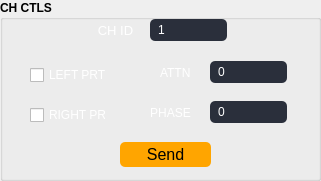
   <widget class="QGroupBox" name="radar_groupbox_32">
    <property name="geometry">
     <rect>
      <x>760</x>
      <y>190</y>
      <width>321</width>
      <height>181</height>
     </rect>
    </property>
    <property name="font">
     <font>
      <bold>true</bold>
     </font>
    </property>
    <property name="styleSheet">
     <string notr="true">QComboBox {
    color: white;
    background-color: #2a2f3b;
    border: 1px  #ccc;
    border-radius: 5px;
    padding-left: 8px;
    padding-right: 1px;
    font-size: 12px;
}
/* Hover effect on closed combo box */
QComboBox:hover {
    background-color: #323741;
}
/* Drop-down arrow */
QComboBox::drop-down {
    border: none;
    width: 25px;
    subcontrol-origin: padding; 
    subcontrol-position: top right;
    background: transparent;
}

QComboBox::down-arrow {
	image: url(:/newPrefix/resources/arrow.png);
    width: 12px;
    height: 12px;
}

/* Drop-down popup (list view) with dark theme */
QComboBox QAbstractItemView {
    background-color: #2a2f3b;              /* dark background */
    color: white;                           /* white text */
    selection-background-color: #323741;    /* slightly lighter dark when selected */
    selection-color: white;
    border: 1px solid #444;                 /* subtle dark border */
    padding: 5px;
    outline: 0;
    border-radius: 5px;
}

/* Vertical scrollbar inside combo popup */
QComboBox QAbstractItemView QScrollBar:vertical {
    background: #2a2f3b;           /* dark scrollbar track */
    width: 10px;
    margin: 2px 0;
    border-radius: 5px;
}

QComboBox QAbstractItemView QScrollBar::handle:vertical {
    background: #555;              /* scrollbar handle */
    min-height: 20px;
    border-radius: 5px;
}

QComboBox QAbstractItemView QScrollBar::handle:vertical:hover {
    background: #777;              /* lighter on hover */
}

QComboBox QAbstractItemView QScrollBar::add-line:vertical,
QComboBox QAbstractItemView QScrollBar::sub-line:vertical {
    background: none;
    height: 0px;
    subcontrol-origin: margin;
}

QComboBox QAbstractItemView QScrollBar::add-page:vertical,
QComboBox QAbstractItemView QScrollBar::sub-page:vertical {
    background: none;
}

QPushButton {
background-color: orange;
color: black;
border: none;
height: 35px;
border-radius: 5px;
font-size: 16px;
}

QPushButton:pressed {
background-color: darkorange;
}

QLabel{
color: white;
}
QCheckBox{
color: white;
}</string>
    </property>
    <property name="title">
     <string>CH CTLS</string>
    </property>
    <widget class="QComboBox" name="chId">
     <property name="geometry">
      <rect>
       <x>150</x>
       <y>19</y>
       <width>77</width>
       <height>22</height>
      </rect>
     </property>
     <property name="currentText">
      <string>1</string>
     </property>
     <item>
      <property name="text">
       <string>1</string>
      </property>
     </item>
     <item>
      <property name="text">
       <string>2</string>
      </property>
     </item>
     <item>
      <property name="text">
       <string>3</string>
      </property>
     </item>
     <item>
      <property name="text">
       <string>4</string>
      </property>
     </item>
     <item>
      <property name="text">
       <string>5</string>
      </property>
     </item>
     <item>
      <property name="text">
       <string>6</string>
      </property>
     </item>
     <item>
      <property name="text">
       <string>7</string>
      </property>
     </item>
     <item>
      <property name="text">
       <string>8</string>
      </property>
     </item>
     <item>
      <property name="text">
       <string>ALL ON</string>
      </property>
     </item>
     <item>
      <property name="text">
       <string>ALL OFF</string>
      </property>
     </item>
    </widget>
    <widget class="QLabel" name="label_69">
     <property name="geometry">
      <rect>
       <x>90</x>
       <y>20</y>
       <width>51</width>
       <height>21</height>
      </rect>
     </property>
     <property name="font">
      <font>
       <pointsize>10</pointsize>
      </font>
     </property>
     <property name="text">
      <string>CH ID</string>
     </property>
     <property name="alignment">
      <set>Qt::AlignmentFlag::AlignCenter</set>
     </property>
    </widget>
    <widget class="QCheckBox" name="leftPrt">
     <property name="geometry">
      <rect>
       <x>30</x>
       <y>65</y>
       <width>76</width>
       <height>20</height>
      </rect>
     </property>
     <property name="text">
      <string>LEFT PRT</string>
     </property>
    </widget>
    <widget class="QCheckBox" name="righttPrt">
     <property name="geometry">
      <rect>
       <x>30</x>
       <y>105</y>
       <width>76</width>
       <height>20</height>
      </rect>
     </property>
     <property name="text">
      <string>RIGHT PRT</string>
     </property>
    </widget>
    <widget class="QPushButton" name="btnRND">
     <property name="geometry">
      <rect>
       <x>120</x>
       <y>142</y>
       <width>91</width>
       <height>25</height>
      </rect>
     </property>
     <property name="maximumSize">
      <size>
       <width>16777215</width>
       <height>25</height>
      </size>
     </property>
     <property name="text">
      <string>Send</string>
     </property>
    </widget>
    <widget class="QComboBox" name="attTxCh">
     <property name="geometry">
      <rect>
       <x>210</x>
       <y>61</y>
       <width>77</width>
       <height>22</height>
      </rect>
     </property>
     <property name="currentText">
      <string>0</string>
     </property>
     <item>
      <property name="text">
       <string>0</string>
      </property>
     </item>
     <item>
      <property name="text">
       <string>0.5</string>
      </property>
     </item>
     <item>
      <property name="text">
       <string>1</string>
      </property>
     </item>
     <item>
      <property name="text">
       <string>1.5</string>
      </property>
     </item>
     <item>
      <property name="text">
       <string>2</string>
      </property>
     </item>
     <item>
      <property name="text">
       <string>2.5</string>
      </property>
     </item>
     <item>
      <property name="text">
       <string>3</string>
      </property>
     </item>
     <item>
      <property name="text">
       <string>3.5</string>
      </property>
     </item>
     <item>
      <property name="text">
       <string>4</string>
      </property>
     </item>
     <item>
      <property name="text">
       <string>4.5</string>
      </property>
     </item>
     <item>
      <property name="text">
       <string>5</string>
      </property>
     </item>
     <item>
      <property name="text">
       <string>5.5</string>
      </property>
     </item>
     <item>
      <property name="text">
       <string>6</string>
      </property>
     </item>
     <item>
      <property name="text">
       <string>6.5</string>
      </property>
     </item>
     <item>
      <property name="text">
       <string>7</string>
      </property>
     </item>
     <item>
      <property name="text">
       <string>7.5</string>
      </property>
     </item>
     <item>
      <property name="text">
       <string>8</string>
      </property>
     </item>
     <item>
      <property name="text">
       <string>8.5</string>
      </property>
     </item>
     <item>
      <property name="text">
       <string>9</string>
      </property>
     </item>
     <item>
      <property name="text">
       <string>9.5</string>
      </property>
     </item>
     <item>
      <property name="text">
       <string>10</string>
      </property>
     </item>
     <item>
      <property name="text">
       <string>10.5</string>
      </property>
     </item>
     <item>
      <property name="text">
       <string>11</string>
      </property>
     </item>
     <item>
      <property name="text">
       <string>11.5</string>
      </property>
     </item>
     <item>
      <property name="text">
       <string>12</string>
      </property>
     </item>
     <item>
      <property name="text">
       <string>12.5</string>
      </property>
     </item>
     <item>
      <property name="text">
       <string>13</string>
      </property>
     </item>
     <item>
      <property name="text">
       <string>13.5</string>
      </property>
     </item>
     <item>
      <property name="text">
       <string>14</string>
      </property>
     </item>
     <item>
      <property name="text">
       <string>14.5</string>
      </property>
     </item>
     <item>
      <property name="text">
       <string>15</string>
      </property>
     </item>
     <item>
      <property name="text">
       <string>15.5</string>
      </property>
     </item>
     <item>
      <property name="text">
       <string>16</string>
      </property>
     </item>
     <item>
      <property name="text">
       <string>16.5</string>
      </property>
     </item>
     <item>
      <property name="text">
       <string>17</string>
      </property>
     </item>
     <item>
      <property name="text">
       <string>17.5</string>
      </property>
     </item>
     <item>
      <property name="text">
       <string>18</string>
      </property>
     </item>
     <item>
      <property name="text">
       <string>18.5</string>
      </property>
     </item>
     <item>
      <property name="text">
       <string>19</string>
      </property>
     </item>
     <item>
      <property name="text">
       <string>19.5</string>
      </property>
     </item>
     <item>
      <property name="text">
       <string>20</string>
      </property>
     </item>
     <item>
      <property name="text">
       <string>20.5</string>
      </property>
     </item>
     <item>
      <property name="text">
       <string>21</string>
      </property>
     </item>
     <item>
      <property name="text">
       <string>21.5</string>
      </property>
     </item>
     <item>
      <property name="text">
       <string>22</string>
      </property>
     </item>
     <item>
      <property name="text">
       <string>22.5</string>
      </property>
     </item>
     <item>
      <property name="text">
       <string>23</string>
      </property>
     </item>
     <item>
      <property name="text">
       <string>23.5</string>
      </property>
     </item>
     <item>
      <property name="text">
       <string>24</string>
      </property>
     </item>
     <item>
      <property name="text">
       <string>24.5</string>
      </property>
     </item>
     <item>
      <property name="text">
       <string>25</string>
      </property>
     </item>
     <item>
      <property name="text">
       <string>25.5</string>
      </property>
     </item>
     <item>
      <property name="text">
       <string>26</string>
      </property>
     </item>
     <item>
      <property name="text">
       <string>26.5</string>
      </property>
     </item>
     <item>
      <property name="text">
       <string>27</string>
      </property>
     </item>
     <item>
      <property name="text">
       <string>27.5</string>
      </property>
     </item>
     <item>
      <property name="text">
       <string>28</string>
      </property>
     </item>
     <item>
      <property name="text">
       <string>28.5</string>
      </property>
     </item>
     <item>
      <property name="text">
       <string>29</string>
      </property>
     </item>
     <item>
      <property name="text">
       <string>29.5</string>
      </property>
     </item>
     <item>
      <property name="text">
       <string>30</string>
      </property>
     </item>
     <item>
      <property name="text">
       <string>30.5</string>
      </property>
     </item>
     <item>
      <property name="text">
       <string>31</string>
      </property>
     </item>
     <item>
      <property name="text">
       <string>31.5</string>
      </property>
     </item>
    </widget>
    <widget class="QLabel" name="label_83">
     <property name="geometry">
      <rect>
       <x>160</x>
       <y>60</y>
       <width>31</width>
       <height>26</height>
      </rect>
     </property>
     <property name="font">
      <font>
       <pointsize>9</pointsize>
      </font>
     </property>
     <property name="text">
      <string>ATTN</string>
     </property>
    </widget>
    <widget class="QLabel" name="label_111">
     <property name="geometry">
      <rect>
       <x>150</x>
       <y>100</y>
       <width>41</width>
       <height>26</height>
      </rect>
     </property>
     <property name="font">
      <font>
       <pointsize>9</pointsize>
      </font>
     </property>
     <property name="text">
      <string>PHASE</string>
     </property>
     <property name="alignment">
      <set>Qt::AlignmentFlag::AlignCenter</set>
     </property>
    </widget>
    <widget class="QComboBox" name="phTxCh">
     <property name="geometry">
      <rect>
       <x>210</x>
       <y>101</y>
       <width>77</width>
       <height>22</height>
      </rect>
     </property>
     <property name="currentText">
      <string>0</string>
     </property>
     <item>
      <property name="text">
       <string>0</string>
      </property>
     </item>
     <item>
      <property name="text">
       <string>5.625</string>
      </property>
     </item>
     <item>
      <property name="text">
       <string>11.25</string>
      </property>
     </item>
     <item>
      <property name="text">
       <string>16.875</string>
      </property>
     </item>
     <item>
      <property name="text">
       <string>22.5</string>
      </property>
     </item>
     <item>
      <property name="text">
       <string>28.125</string>
      </property>
     </item>
     <item>
      <property name="text">
       <string>33.75</string>
      </property>
     </item>
     <item>
      <property name="text">
       <string>39.375</string>
      </property>
     </item>
     <item>
      <property name="text">
       <string>45</string>
      </property>
     </item>
     <item>
      <property name="text">
       <string>50.625</string>
      </property>
     </item>
     <item>
      <property name="text">
       <string>56.25</string>
      </property>
     </item>
     <item>
      <property name="text">
       <string>61.875</string>
      </property>
     </item>
     <item>
      <property name="text">
       <string>67.5</string>
      </property>
     </item>
     <item>
      <property name="text">
       <string>73.125</string>
      </property>
     </item>
     <item>
      <property name="text">
       <string>78.75</string>
      </property>
     </item>
     <item>
      <property name="text">
       <string>84.375</string>
      </property>
     </item>
     <item>
      <property name="text">
       <string>90</string>
      </property>
     </item>
     <item>
      <property name="text">
       <string>95.625</string>
      </property>
     </item>
     <item>
      <property name="text">
       <string>101.25</string>
      </property>
     </item>
     <item>
      <property name="text">
       <string>106.875</string>
      </property>
     </item>
     <item>
      <property name="text">
       <string>112.5</string>
      </property>
     </item>
     <item>
      <property name="text">
       <string>118.125</string>
      </property>
     </item>
     <item>
      <property name="text">
       <string>123.75</string>
      </property>
     </item>
     <item>
      <property name="text">
       <string>129.375</string>
      </property>
     </item>
     <item>
      <property name="text">
       <string>135</string>
      </property>
     </item>
     <item>
      <property name="text">
       <string>140.625</string>
      </property>
     </item>
     <item>
      <property name="text">
       <string>146.25</string>
      </property>
     </item>
     <item>
      <property name="text">
       <string>151.875</string>
      </property>
     </item>
     <item>
      <property name="text">
       <string>157.5</string>
      </property>
     </item>
     <item>
      <property name="text">
       <string>163.125</string>
      </property>
     </item>
     <item>
      <property name="text">
       <string>168.75</string>
      </property>
     </item>
     <item>
      <property name="text">
       <string>174.375</string>
      </property>
     </item>
     <item>
      <property name="text">
       <string>180</string>
      </property>
     </item>
     <item>
      <property name="text">
       <string>180.625</string>
      </property>
     </item>
     <item>
      <property name="text">
       <string>191.25</string>
      </property>
     </item>
     <item>
      <property name="text">
       <string>196.875</string>
      </property>
     </item>
     <item>
      <property name="text">
       <string>202.5</string>
      </property>
     </item>
     <item>
      <property name="text">
       <string>208.125</string>
      </property>
     </item>
     <item>
      <property name="text">
       <string>213.75</string>
      </property>
     </item>
     <item>
      <property name="text">
       <string>219.375</string>
      </property>
     </item>
     <item>
      <property name="text">
       <string>225</string>
      </property>
     </item>
     <item>
      <property name="text">
       <string>230.625</string>
      </property>
     </item>
     <item>
      <property name="text">
       <string>236.25</string>
      </property>
     </item>
     <item>
      <property name="text">
       <string>241.875</string>
      </property>
     </item>
     <item>
      <property name="text">
       <string>247.5</string>
      </property>
     </item>
     <item>
      <property name="text">
       <string>253.125</string>
      </property>
     </item>
     <item>
      <property name="text">
       <string>258.75</string>
      </property>
     </item>
     <item>
      <property name="text">
       <string>264.375</string>
      </property>
     </item>
     <item>
      <property name="text">
       <string>270</string>
      </property>
     </item>
     <item>
      <property name="text">
       <string>275.625</string>
      </property>
     </item>
     <item>
      <property name="text">
       <string>281.25</string>
      </property>
     </item>
     <item>
      <property name="text">
       <string>286.875</string>
      </property>
     </item>
     <item>
      <property name="text">
       <string>292.5</string>
      </property>
     </item>
     <item>
      <property name="text">
       <string>298.125</string>
      </property>
     </item>
     <item>
      <property name="text">
       <string>303.75</string>
      </property>
     </item>
     <item>
      <property name="text">
       <string>309.375</string>
      </property>
     </item>
     <item>
      <property name="text">
       <string>315</string>
      </property>
     </item>
     <item>
      <property name="text">
       <string>320.625</string>
      </property>
     </item>
     <item>
      <property name="text">
       <string>326.25</string>
      </property>
     </item>
     <item>
      <property name="text">
       <string>331.875</string>
      </property>
     </item>
     <item>
      <property name="text">
       <string>337.5</string>
      </property>
     </item>
     <item>
      <property name="text">
       <string>343.125</string>
      </property>
     </item>
     <item>
      <property name="text">
       <string>348.75</string>
      </property>
     </item>
     <item>
      <property name="text">
       <string>354.375</string>
      </property>
     </item>
    </widget>
   </widget>
